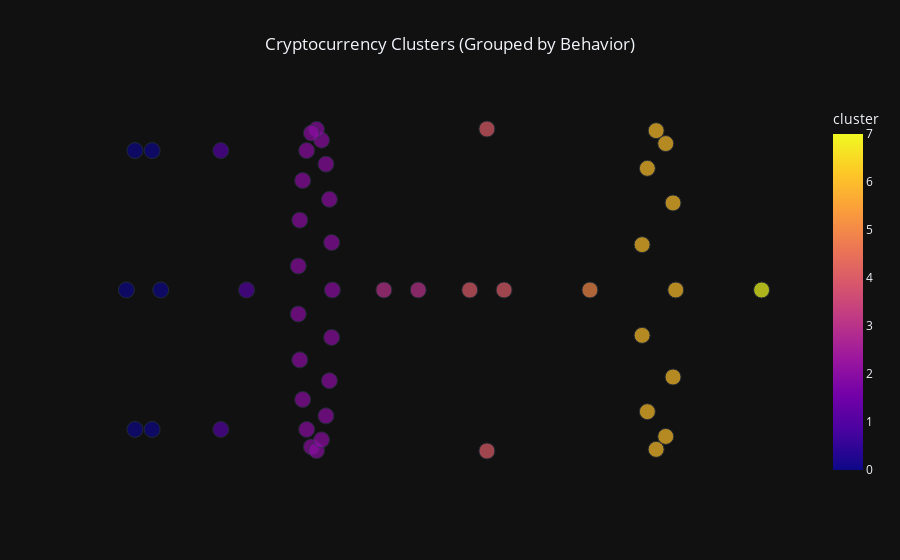

The code cell stored with this chart in its notebook:
### Code cell
import plotly.express as px
import numpy as np

# Assign dummy x and y positions within each cluster
clustered_df['x'] = 0
clustered_df['y'] = 0

# Offset positions by cluster (to keep them visually grouped)
offset = 5
for cid in clustered_df['cluster'].unique():
    idx = clustered_df['cluster'] == cid
    n = idx.sum()
    angle = np.linspace(0, 2 * np.pi, n, endpoint=False)
    clustered_df.loc[idx, 'x'] = np.cos(angle) + cid * offset
    clustered_df.loc[idx, 'y'] = np.sin(angle)

# Fixed bubble size
clustered_df['bubble_size'] = 10

# Interactive plot
fig = px.scatter(
    clustered_df,
    x='x',
    y='y',
    color='cluster',
    hover_name='symbol',
    size='bubble_size',
    size_max=4,
    title='Cryptocurrency Clusters (Grouped by Behavior)',
)

fig.update_traces(marker=dict(sizemode='diameter'), selector=dict(mode='markers'))
fig.update_layout(
    showlegend=True,
    xaxis=dict(visible=False),
    yaxis=dict(visible=False),
    template='plotly_dark',
    title_x=0.5,
)

fig.show()

### Figure 1 — Plotly figure (JSON) as saved in the notebook; plotly's stock layout.template omitted (floating-point values rounded to 4 significant figures)
{"data": [{"hovertemplate": "<b>%{hovertext}</b><br><br>x=%{x}<br>y=%{y}<br>bubble_size=%{marker.size}<br>cluster=%{marker.color}<extra></extra>", "hovertext": ["ADA", "AE", "ARDR", "ARK", "BAT", "BCD", "BCH", "BNB", "BTC", "BTG", "DASH", "EOS", "ETC", "ETH", "GNT", "HC", "ICX", "IOST", "KCS", "KMD", "LSK", "LTC", "MIOTA", "MKR", "NANO", "NEO", "OMG", "ONT", "PPT", "QTUM", "RHOC", "SNT", "STEEM", "STRAT", "TRX", "USDT", "VERI", "VET", "WAN", "WAVES", "WTC", "XEM", "XLM", "XMR", "XRP", "XTZ", "ZEC", "ZIL", "ZRX"], "legendgroup": "", "marker": {"color": [2, 2, 6, 1, 2, 6, 4, 2, 0, 4, 2, 2, 2, 0, 6, 1, 6, 6, 0, 2, 2, 2, 2, 0, 6, 2, 0, 2, 6, 2, 4, 2, 2, 6, 2, 5, 1, 2, 6, 2, 6, 7, 3, 2, 3, 0, 4, 2, 6], "coloraxis": "coloraxis", "size": [10, 10, 10, 10, 10, 10, 10, 10, 10, 10, 10, 10, 10, 10, 10, 10, 10, 10, 10, 10, 10, 10, 10, 10, 10, 10, 10, 10, 10, 10, 10, 10, 10, 10, 10, 10, 10, 10, 10, 10, 10, 10, 10, 10, 10, 10, 10, 10, 10], "sizemode": "diameter", "sizeref": 0.625, "symbol": "circle"}, "mode": "markers", "name": "", "orientation": "v", "showlegend": false, "type": "scatter", "x": [11, 10.96, 31, 6, 10.83, 30.84, 21, 10.62, 1, 20, 10.37, 10.07, 9.777, 0.5, 30.42, 4.5, 29.86, 29.35, -0.5, 9.5, 9.267, 9.099, 9.011, -1, 29.04, 9.011, -0.5, 9.099, 29.04, 9.267, 19, 9.5, 9.777, 29.35, 10.07, 26, 4.5, 10.37, 29.86, 10.62, 30.42, 36, 16, 10.83, 14, 0.5, 20, 10.96, 30.84], "xaxis": "x", "y": [0, 0.2948, 0, 0, 0.5633, 0.5406, 0, 0.7818, 0, 1, 0.9309, 0.9972, 0.9749, 0.866, 0.9096, 0.866, 0.9898, 0.7557, 0.866, 0.866, 0.6802, 0.4339, 0.149, 1.225e-16, 0.2817, -0.149, -0.866, -0.4339, -0.2817, -0.6802, 1.225e-16, -0.866, -0.9749, -0.7557, -0.9972, 0, -0.866, -0.9309, -0.9898, -0.7818, -0.9096, 0, 0, -0.5633, 1.225e-16, -0.866, -1, -0.2948, -0.5406], "yaxis": "y"}], "layout": {"coloraxis": {"colorbar": {"title": {"text": "cluster"}}, "colorscale": [[0, "#0d0887"], [0.1111, "#46039f"], [0.2222, "#7201a8"], [0.3333, "#9c179e"], [0.4444, "#bd3786"], [0.5556, "#d8576b"], [0.6667, "#ed7953"], [0.7778, "#fb9f3a"], [0.8889, "#fdca26"], [1, "#f0f921"]]}, "legend": {"itemsizing": "constant", "tracegroupgap": 0}, "showlegend": true, "title": {"text": "Cryptocurrency Clusters (Grouped by Behavior)", "x": 0.5}, "xaxis": {"anchor": "y", "domain": [0, 1], "title": {"text": "x"}, "visible": false}, "yaxis": {"anchor": "x", "domain": [0, 1], "title": {"text": "y"}, "visible": false}}}
